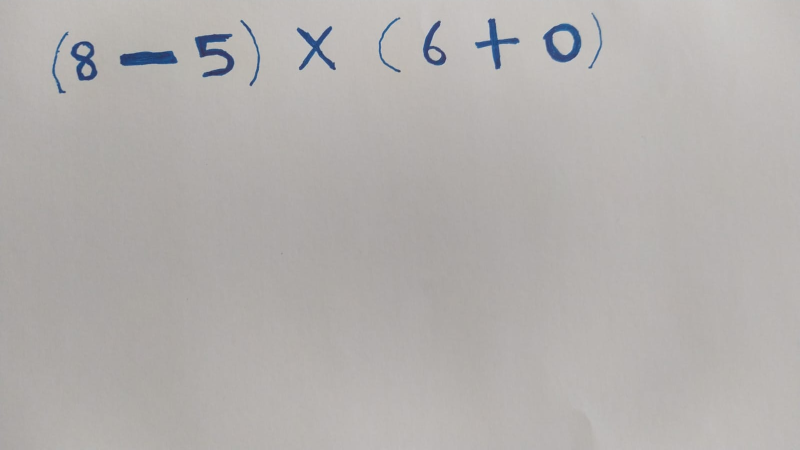
#> input picture equation_4.jpg, 1599 x 899 px, found by its file name (shown at 1/2 size)
$ jupyter execute --allow-errors Codes-checkpoint.ipynb
#> lines starting #> are read from the running program, lines starting #| are printed output that depends on the picture; after the words box and inside, x2 and y2 are one past the last pixel; in counts of white or black regions, pixels touching at a corner belong together
[cell 1]
import numpy as np
import cv2
import os
import tensorflow as tf
import keras,os
from keras.optimizers import Adam
from keras.callbacks import ModelCheckpoint, EarlyStopping
from keras.models import Sequential
from keras.layers import Dense, Conv2D, MaxPool2D , Flatten,Dropout,BatchNormalization
from keras.preprocessing.image import ImageDataGenerator
from tensorflow.keras.utils import to_categorical
from sklearn.model_selection import train_test_split
from sklearn.metrics import classification_report, confusion_matrix
import seaborn as sns
import matplotlib.pyplot as plt
import pandas as pd
import imutils
from imutils.contours import sort_contours
from keras.models import load_model
from sklearn.utils import shuffle

[cell 2]
#Labeling and preproces the data

X = []
y = []
DIRECTORY = 'data/dataset'
CATEGORIES = [ '0','1', '2', '3', '4', '5', '6','7','8', '9', 'sub', 'add',  'mul', 'div','right', 'left']
def create_data():
    for category in CATEGORIES:
        path = os.path.join(DIRECTORY,category)
        # indexleri aldığı için sub 10 olur add 11 olur bunun yerin elabel encoder da kullanılabilir
        class_num = CATEGORIES.index(category)
        for img in os.listdir(path):
                img_array = cv2.imread(os.path.join(path,img))
                img_gray = cv2.cvtColor(img_array, cv2.COLOR_BGR2GRAY)
                threshold_image = cv2.threshold(img_gray, 0, 255, cv2.THRESH_BINARY_INV|cv2.THRESH_OTSU)[1]
                threshold_image = cv2.resize(threshold_image, (32, 32))
                X.append(threshold_image)
                y.append(class_num)


#> (the rest of this cell did not finish here and is left out)

[cell 3]
print(len(y))
print(len(X))
print('labels' , set(y))

X, y = shuffle(X, y)

#> (the rest of this cell did not finish here and is left out)

[cell 4]
##visualizing the image distribution in the dataset

figure = plt.figure(figsize=(10, 10))
sns.histplot(x=y, shrink= 0.7)

#> (a cell that did not finish here is left out)

#> (a cell that did not finish here is left out)

#> (a cell that did not finish here is left out)

[cell 8]
#Model Structure

def create_model_with_batchNormalization(input_shape=(32, 32, 1)):

    model = Sequential()

    model.add(Conv2D(input_shape=input_shape,filters=64,kernel_size=(3,3),padding="same", activation="relu"))
    model.add(BatchNormalization())

    model.add(Conv2D(filters=64,kernel_size=(3,3),padding="same", activation="relu"))
    model.add(BatchNormalization())

    model.add(MaxPool2D(pool_size=(2,2),strides=(2,2)))

    model.add(Conv2D(filters=128, kernel_size=(3,3), padding="same", activation="relu"))
    model.add(BatchNormalization())

    model.add(Conv2D(filters=128, kernel_size=(3,3), padding="same", activation="relu"))
    model.add(BatchNormalization())

    model.add(MaxPool2D(pool_size=(2,2),strides=(2,2)))


    model.add(Flatten())

    model.add(Dropout(0.5))

    model.add(Dense(units=1000, activation="relu",kernel_regularizer = tf.keras.regularizers.L2(l=0.001),))
    model.add(BatchNormalization())

    model.add(Dense(units=120, activation="relu",kernel_regularizer = tf.keras.regularizers.L2(l=0.001),))
    model.add(BatchNormalization())

    model.add(Dense(units=84, activation="relu",kernel_regularizer = tf.keras.regularizers.L2(l=0.001),))
    model.add(BatchNormalization())

    model.add(Dense(units=16, activation="softmax"))

    optimizer = Adam(learning_rate=0.001)
    model.compile(optimizer=optimizer, loss=keras.losses.categorical_crossentropy, metrics=['accuracy'])

    return model

#> (a cell that did not finish here is left out)

#> (a cell that did not finish here is left out)

[cell 11]
# run the model and save the model with the ModelCheckpoint
# we run the model 100 epochs in the beginning
# we run the model for 100 epochs the second time
#we run the model for 10 epochs the third time


checkpoint_filepath = 'checkpoint.h5'
#> (the rest of this cell did not finish here and is left out)

#> (a cell that did not finish here is left out)

#> (a cell that did not finish here is left out)

[cell 14]
# convert the image gray format
# edge detection with canny
# With findcontours, every single character is found
# run each character in the model, then save output and display the output


def detect_object_calculation(image_path):

    labels = ['0','1', '2', '3', '4', '5', '6','7','8', '9', 'sub', 'add',  'mul', 'div','right', 'left']
    characters = []
    img = cv2.imread(image_path)
    img = cv2.resize(img, (800, 800))
    img_gray = cv2.cvtColor(img, cv2.COLOR_BGR2GRAY)
    detect_edged = cv2.Canny(img_gray, 30, 150)
    find_contours = cv2.findContours(detect_edged.copy(), cv2.RETR_EXTERNAL, cv2.CHAIN_APPROX_SIMPLE)
    find_contours = imutils.grab_contours(find_contours)
    contours = sort_contours(find_contours, method="left-to-right")[0]


    for c in contours:
        (x, y, w, h) = cv2.boundingRect(c)
        if 20<=w and 30<=h:
            img_cut = img_gray[y:y+h, x:x+w]
            thresh = cv2.threshold(img_cut, 0, 255, cv2.THRESH_BINARY_INV | cv2.THRESH_OTSU)[1]
            (height, weight) = thresh.shape
            if weight> height:
                thresh = imutils.resize(thresh, width=32)
            if height > weight:
                thresh = imutils.resize(thresh, height=32)
            (height, weight) = thresh.shape
            dx = int(max(0, 32 - weight)/2.0)
            dy = int(max(0, 32 - height) / 2.0)
            img_detect = cv2.copyMakeBorder(thresh, top=dy+10, bottom=dy+10, left=dx+10, right=dx+10, borderType=cv2.BORDER_CONSTANT,
                                       value=(0, 0, 0))
            img_detect = cv2.resize(img_detect, (32, 32))
            img_detect = np.array(img_detect)
            img_detect = img_detect/255.
            img_detect = np.expand_dims(img_detect, axis=0)
            img_detect = np.expand_dims(img_detect, axis=-1)
            prediction = model.predict(img_detect)
            prediction = np.argmax(prediction, axis=1)
            label = labels[prediction[0]]
            characters.append(label)
            cv2.rectangle(img, (x, y), (x+w, y+h), (255, 0, 0), 2)
            cv2.putText(img, label, (x-10, y-5), cv2.FONT_HERSHEY_SIMPLEX, 0.5, (0, 0, 255))

    figure = plt.figure(figsize=(10, 10))
    img = cv2.cvtColor(img, cv2.COLOR_BGR2RGB)
    plt.imshow(img)
    plt.axis('off')
    plt.show()


    values = ''

    for i in characters:
        if i=='add':
            values += '+'
        elif i=='sub':
            values += '-'
        elif i=='mul':
            values+= '*'
        elif i=='div':
            values+= '/'
        elif i =='right':
            values += ')'
        elif i =='left':
            values += '('
        else:
            values += i


    print(f" Found characters {characters} ")
    print(f" expression is  {values}")

#> (a cell that did not finish here is left out)

#> in detect_object_calculation, img is the input picture: shape (899, 1599, 3); mean B, G, R 173.6, 175.5, 178.9
#> in detect_object_calculation, `detect_edged = cv2.Canny(img_gray, 30, 150)`:
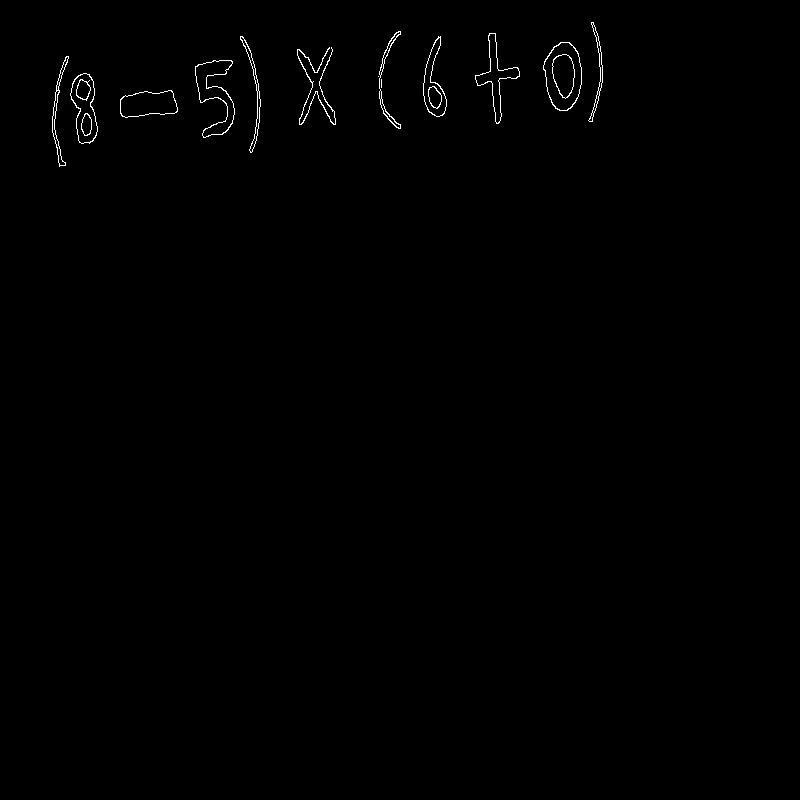
#> detect_edged: shape (800, 800); 0.46% white in thin lines or dots, all inside (x1, y1, x2, y2) = (52, 22, 603, 167)
#> in detect_object_calculation, `find_contours = cv2.findContours(detect_edged.copy(), cv2.RETR_EXTERNA..`: find_contours = 13 contours, 2 with area under 20; largest, box (x1, y1, x2, y2) and area: (543, 42, 582, 111) 1980, (195, 60, 235, 138) 1318, (70, 73, 98, 144) 1262, (120, 90, 178, 118) 1184, (475, 33, 520, 124) 950
#> in detect_object_calculation, `contours = sort_contours(find_contours, method="left-to-right")[0]`: contours has the same summary as find_contours
#> the loop in detect_object_calculation, `for c in contours:` made 2 passes
#> (x, y, w, h, dx, dy) on pass 2: (70, 73, 28, 71, 10, 0)
#> (x, y, w, h) on pass 1: (52, 56, 17, 111)
#> after the loop in detect_object_calculation, `for c in contours:`: characters = []

#> (a cell that did not finish here is left out)

#> call 2 of detect_object_calculation, with image_path = 'data/equation_1.jpg'
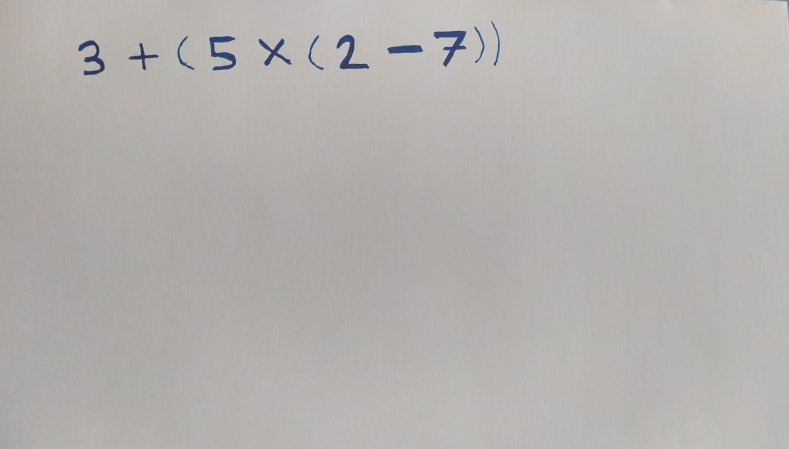
#> input picture equation_1.jpg, 1577 x 897 px, found by its file name (shown at 1/2 size)
#> in detect_object_calculation, img is the input picture: shape (897, 1577, 3); mean B, G, R 174.6, 177.2, 180.5
#> in detect_object_calculation (call 2), `detect_edged = cv2.Canny(img_gray, 30, 150)`:
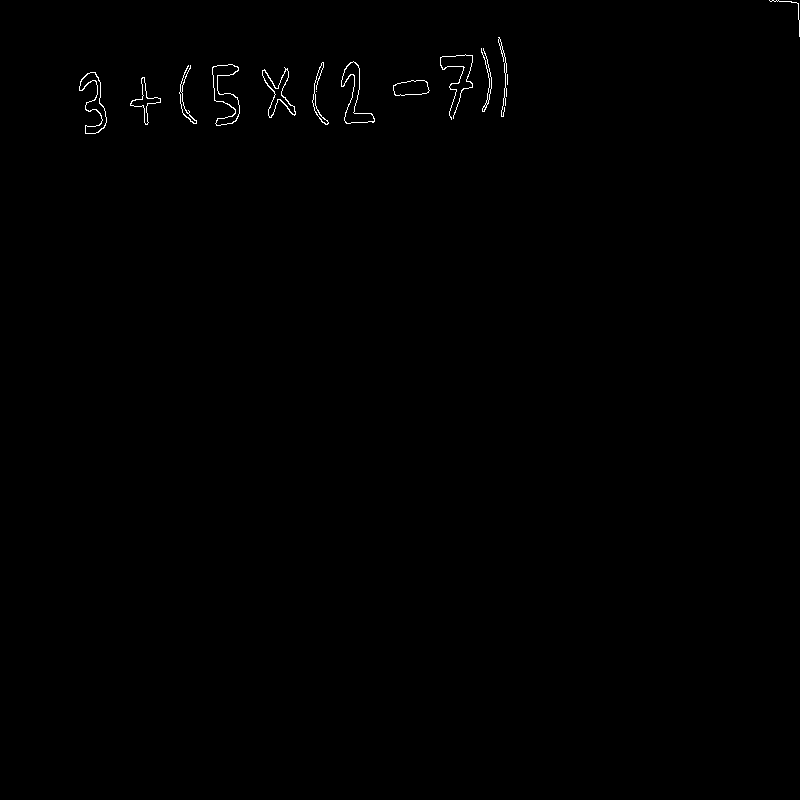
#> detect_edged: shape (800, 800); 0.32% white in thin lines or dots, all inside (x1, y1, x2, y2) = (79, 0, 800, 134)
#> in detect_object_calculation (call 2), `find_contours = cv2.findContours(detect_edged.copy(), cv2.RETR_EXTERNA..`: find_contours = 14 contours, 3 with area under 20; largest, box (x1, y1, x2, y2) and area: (212, 64, 240, 126) 718, (341, 61, 375, 124) 700, (79, 72, 107, 134) 595, (262, 67, 296, 118) 490, (393, 80, 430, 96) 434
#> in detect_object_calculation (call 2), `contours = sort_contours(find_contours, method="left-to-right")[0]`: contours has the same summary as find_contours
#> the loop in detect_object_calculation, `for c in contours:` made 1 pass
#> (x, y, w, h, dx, dy) on pass 1: (79, 72, 28, 62, 9, 0)
#> pass 1, in detect_object_calculation (call 2), `img_cut = img_gray[y:y+h, x:x+w]`:
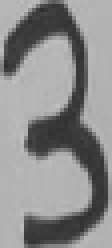
#> img_cut: shape (62, 28) (shown 4 times larger); min 46, max 193, mean 139.4
#> pass 1, in detect_object_calculation (call 2), `thresh = cv2.threshold(img_cut, 0, 255, cv2.THRESH_BINARY_INV | cv2.TH..`:
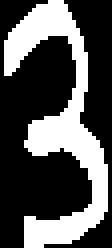
#> thresh: shape (62, 28) (shown 4 times larger); 33.4% white; 1 white region, box (x1, y1, x2, y2) and area: (1, 0, 27, 62) 579

#> (a cell that did not finish here is left out)

#> call 3 of detect_object_calculation, with image_path = 'data/equation_2.jpg'
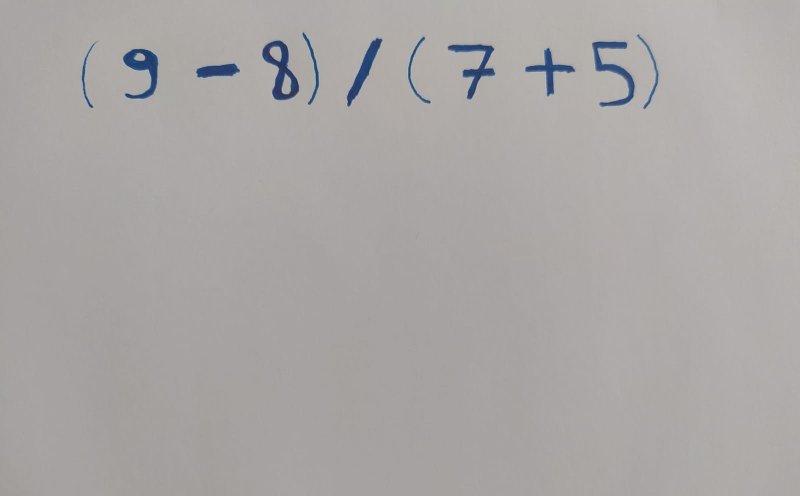
#> input picture equation_2.jpg, 1600 x 991 px, found by its file name (shown at 1/2 size)
#> in detect_object_calculation, img is the input picture: shape (991, 1600, 3); mean B, G, R 165.2, 166.3, 169.8
#> in detect_object_calculation (call 3), `img = cv2.resize(img, (800, 800))`:
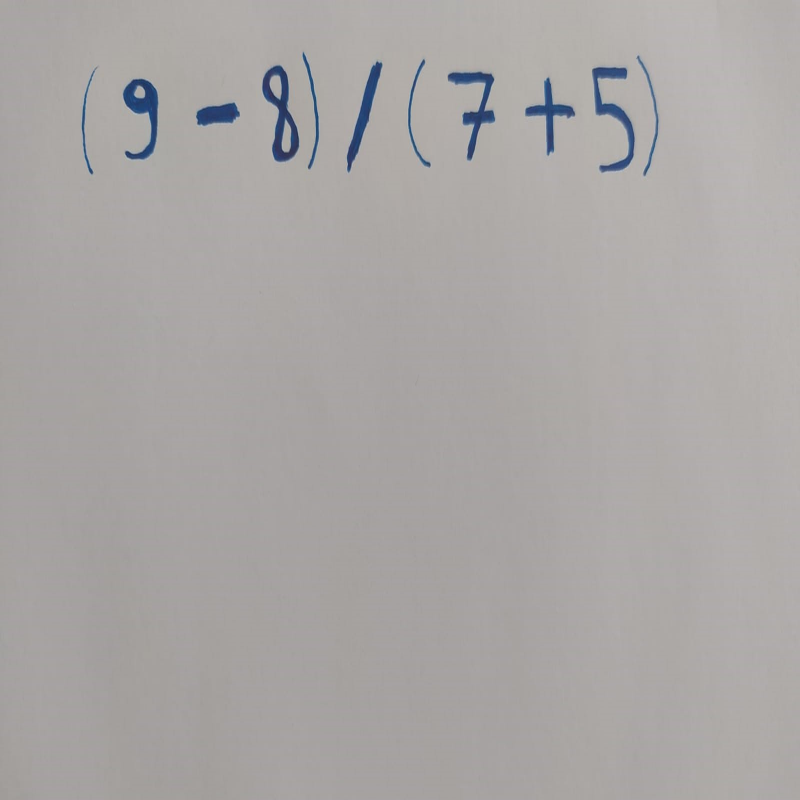
#> img: shape (800, 800, 3); mean B, G, R 165.2, 166.3, 169.7
#> in detect_object_calculation (call 3), `detect_edged = cv2.Canny(img_gray, 30, 150)`:
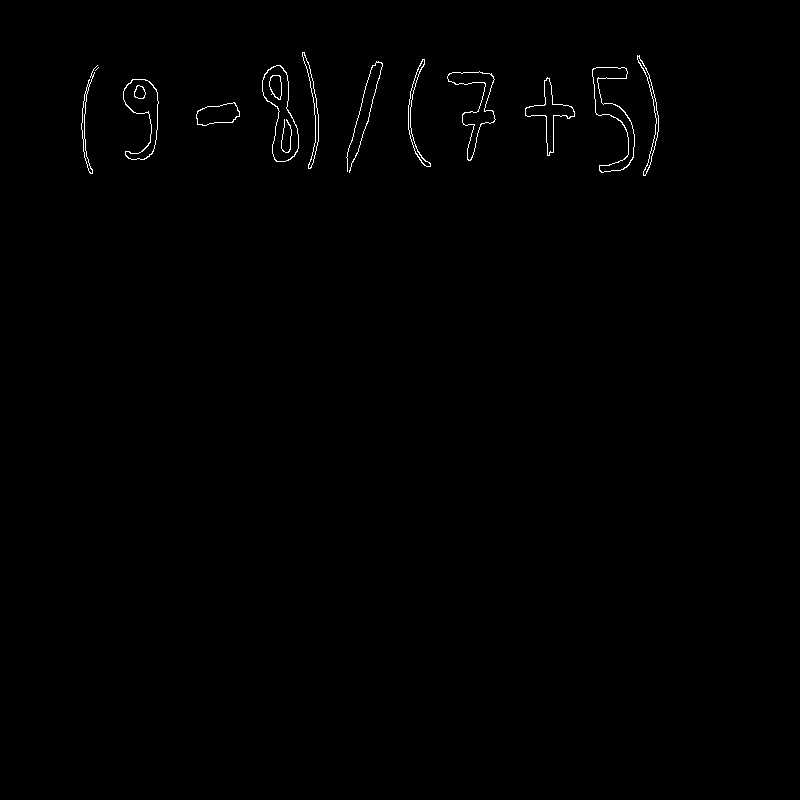
#> detect_edged: shape (800, 800); 0.47% white in thin lines or dots, all inside (x1, y1, x2, y2) = (81, 52, 659, 176)
#> in detect_object_calculation (call 3), `find_contours = cv2.findContours(detect_edged.copy(), cv2.RETR_EXTERNA..`: find_contours = 12 contours, 2 with area under 20; largest, box (x1, y1, x2, y2) and area: (262, 65, 299, 162) 1936, (123, 79, 159, 160) 1405, (592, 67, 635, 173) 1354, (447, 71, 496, 161) 1236, (525, 77, 575, 156) 936
#> in detect_object_calculation (call 3), `contours = sort_contours(find_contours, method="left-to-right")[0]`: contours has the same summary as find_contours
#> the loop in detect_object_calculation, `for c in contours:` made 3 passes
#> (x, y, w, h, dx, dy) on pass 3: (123, 79, 36, 81, 9, 0)
#> (x, y, w, h) on pass 1: (81, 65, 17, 109)
#> pass 3, in detect_object_calculation (call 3), `thresh = cv2.threshold(img_cut, 0, 255, cv2.THRESH_BINARY_INV | cv2.TH..`:
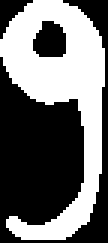
#> thresh: shape (81, 36) (shown 3 times larger); 43.6% white; 1 white region, box (x1, y1, x2, y2) and area: (0, 0, 35, 80) 1270
#> pass 3, in detect_object_calculation (call 3), `img_detect = cv2.resize(img_detect, (32, 32))`:
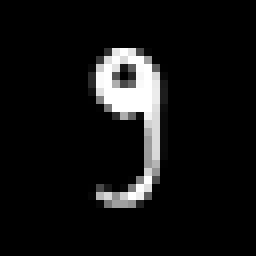
#> img_detect: shape (32, 32) (shown 8 times larger); min 0, max 255, mean 18.5
